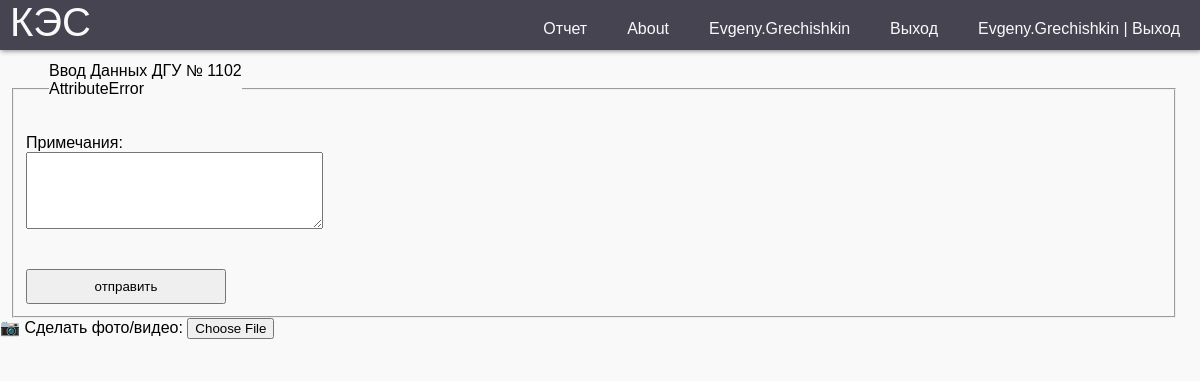
The app's page /create_report/11/ (signed in), older data.
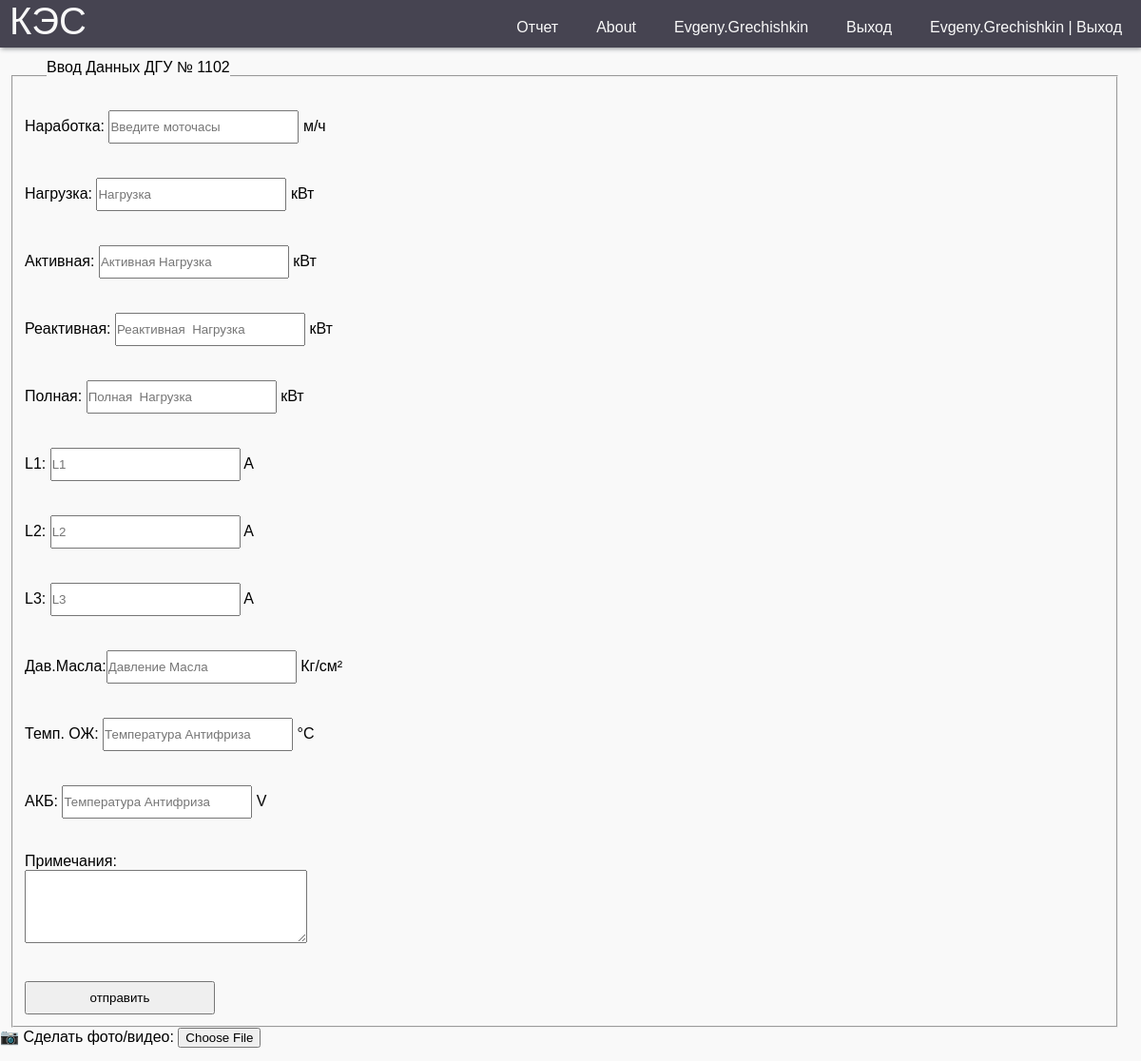
The same page, newer data.
### report/views.py (the view)
# urls.py: path("create_report/<int:id>/", create_report, name='create_report'),
@login_required
def create_report(request, id):
    dgu_name = CreateDGU.objects.get(id=id)
    name = dgu_name.name
    def chec_zpt(text):
        return text.replace(',', '.') if ',' in text else text
    try:
        lct = dgu_name.location.id
        alter = dgu_name.alternator.hours_alternator
        if request.method == "POST":
            report = ReportDGU()
            report.dgu_id = id
            report.author = request.user
            report.narabotka = chec_zpt(request.POST.get("narabotka"))
            dgu_name.alternator.hours_alternator = chec_zpt(request.POST.get("narabotka"))
            dgu_name.alternator.save(update_fields=["hours_alternator"])
            dgu_name.dvs.engine_hours = chec_zpt(request.POST.get("narabotka"))
            dgu_name.dvs.save(update_fields=["engine_hours"])
            report.nagruzka = request.POST.get("nagruzka")
            report.active = request.POST.get("active")
            report.reactive = request.POST.get("reactive")
            report.full_load = request.POST.get("full_load")
            report.l1 = request.POST.get("l1")
            report.l2 = request.POST.get("l2")
            report.l3 = request.POST.get("l3")
            report.dmasla = chec_zpt(request.POST.get("dmasla"))
            report.tc = chec_zpt(request.POST.get("tc"))
            report.akb = chec_zpt(request.POST.get("akb"))
            report.title = request.POST.get("title")
            report.save()
            return HttpResponseRedirect(f"/area/{lct}")
        else:
            return render(request, "create_report.html", {"name": name, 'lct': lct, "dgu_name": dgu_name, "alter": alter,})
    except Exception as exc:
        iskl = exc.__class__.__name__
        return render(request, "create_report.html", {"name": name, 'iskl': iskl})

### report/templates/create_report.html (shortened to what this page needs)
{% extends 'base.html' %}
{% block content %}
<main>
	<form method="POST">
			<fieldset>
				<legend>Ввод Данных ДГУ № {{name}}  <p>{{ iskl }} </p> <br></legend>
				<br>
				{% if dgu_name.narabotka %}
					<p>Наработка: <input type="text" name = "narabotka" placeholder = "Введите моточасы"> м/ч </p><br> <br>
				{% endif %}
				{% if dgu_name.narabotka %}
					<p>Нагрузка: <input type="text" name = "nagruzka" placeholder = "Нагрузка"> кВт</p> <br> <br>
				{% endif %}
				{% if dgu_name.active %}
					<p>Активная: <input type="text" name = "active" placeholder = "Активная Нагрузка"> кВт</p> <br> <br>
				{% endif %}
				{% if dgu_name.reactive %}
					<p>Реактивная: <input type =  "text" name = "reactive" placeholder = "Реактивная  Нагрузка"> кВт</p> <br> <br>
				{% endif %}
				{% if dgu_name.full_load %}
					<p>Полная: <input type =  "text" name = "full_load" placeholder = "Полная  Нагрузка"> кВт</p> <br> <br>
				{% endif %}
				{% if dgu_name.l1 %}
				<p>L1:       <input type =  "text" name = "l1" placeholder = "L1"> A</p><br> <br>
				{% endif %}
				{% if dgu_name.l2 %}
				<p>L2:       <input type =  "text" name = "l2" placeholder = "L2"> A</p><br> <br>
				{% endif %}
				{% if dgu_name.l3 %}
					<p>L3:       <input type =  "text" name = "l3" placeholder = "L3"> A</p><br> <br>
				{% endif %}
				{% if dgu_name.dmasla %}
				<p>Дав.Масла:<input type =  "text" name = "dmasla" placeholder = "Давление Масла"> Кг/см²</p><br> <br>
				{% endif %}
				{% if dgu_name.tog %}
					<p>Темп. ОЖ: <input type="text" name="tc" placeholder = "Температура Антифриза"> °C</p><br> <br>
				{% endif %}
				{% if dgu_name.akb %}
					<p>АКБ: <input type="text" name="akb" placeholder = "Температура Антифриза"> V</p><br> <br>
				{% endif %}
				<p>Примечания:</p><p><textarea  name="title" rows="5" cols="35"> </textarea></p><br> <br>
				<input type = "submit" name = "submit" value = "отправить">
			</fieldset>
		</form>
        <p>
	        <label for="ffile">📷 Сделать фото/видео:</label>
	        <input type="file" id="ffile" capture="user" accept="audio/*, video/*" style="color:transparent;" onchange="this.style.color = 'black';"/>
        </p>
</main>
{% endblock %}

Row changes from the older to the newer data that the page shows:
changed CreateDGU: narabotka False → True (drawn)
Text that changed along with them:
{{ iskl }}: "AttributeError" → (not shown)
text now shown: "Наработка: м/ч Нагрузка: кВт Активная: кВт Реактивная: кВт Полная: кВт L1: A L2: A L3: A Дав.Масла: Кг/см² Темп. ОЖ: °C АКБ: V"
